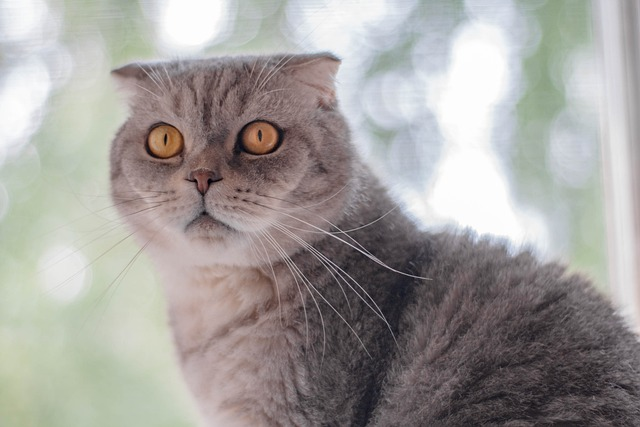
#> input picture images/img.jpg, 640 x 427 px
$ jupyter execute '05. 파일 저장.ipynb'
#> lines starting #> are read from the running program, lines starting #| are printed output that depends on the picture
## 5. 파일 저장

## 이미지 저장

[cell 1]
import cv2
img  = cv2.imread('images/img.jpg',cv2.IMREAD_GRAYSCALE) # 흑백으로 이미지 불러오기
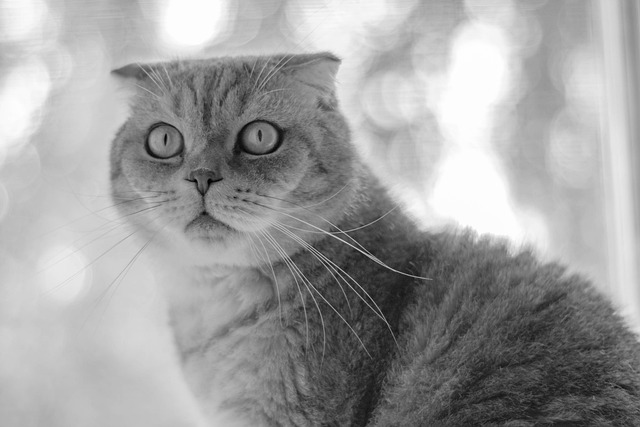
#> img: shape (427, 640); min 0, max 255, mean 159.8

cv2.imshow('img',img)

cv2.waitKey(0)
cv2.destroyAllWindows()

result =  cv2.imwrite('img_save.jpg', img)
print(result)
#| True

## 저장 포맷 (jpg, png)

[cell 2]
import cv2
img  = cv2.imread('img.jpg',cv2.IMREAD_GRAYSCALE) # 흑백으로 이미지 불러오기
cv2.imwrite('img_save.png', img) # png 형태로 저장
#> Out = True

## 동영상 저장

[cell 3]
import cv2
cap = cv2.VideoCapture('videos/video.mp4')

# 코덱 정의

fourcc = cv2.VideoWriter_fourcc(*'DIVX')

# 프레임 크기, FPS
width = round(cap.get(cv2.CAP_PROP_FRAME_WIDTH))
height = round(cap.get(cv2.CAP_PROP_FRAME_HEIGHT))
fps = cap.get(cv2.CAP_PROP_FPS) * 2

out = cv2.VideoWriter('output.avi', fourcc, fps, (width, height))
#저장 파일명, 코덱, FPS, 크기 (width, height)


while cap.isOpened():
    ret, frame = cap.read()
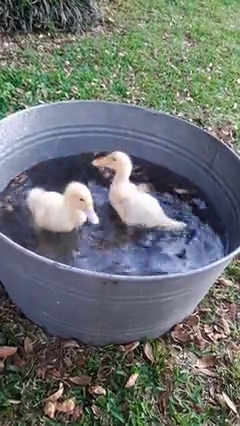
#> input picture frame 34 of videos/video.mp4, 240 x 426 px
#> frame is the input picture: shape (426, 240, 3); mean B, G, R 110.8, 111.9, 106.7
    if not ret:
        break

    out.write(frame) # 영상 데이터만 저장 (소리 X)

    cv2.imshow('video', frame)
    if cv2.waitKey(1) == ord('q'):
#> (key q is pressed here)
        break

out.release() # 자원 해제
cap.release()
cv2.destroyAllWindows()
